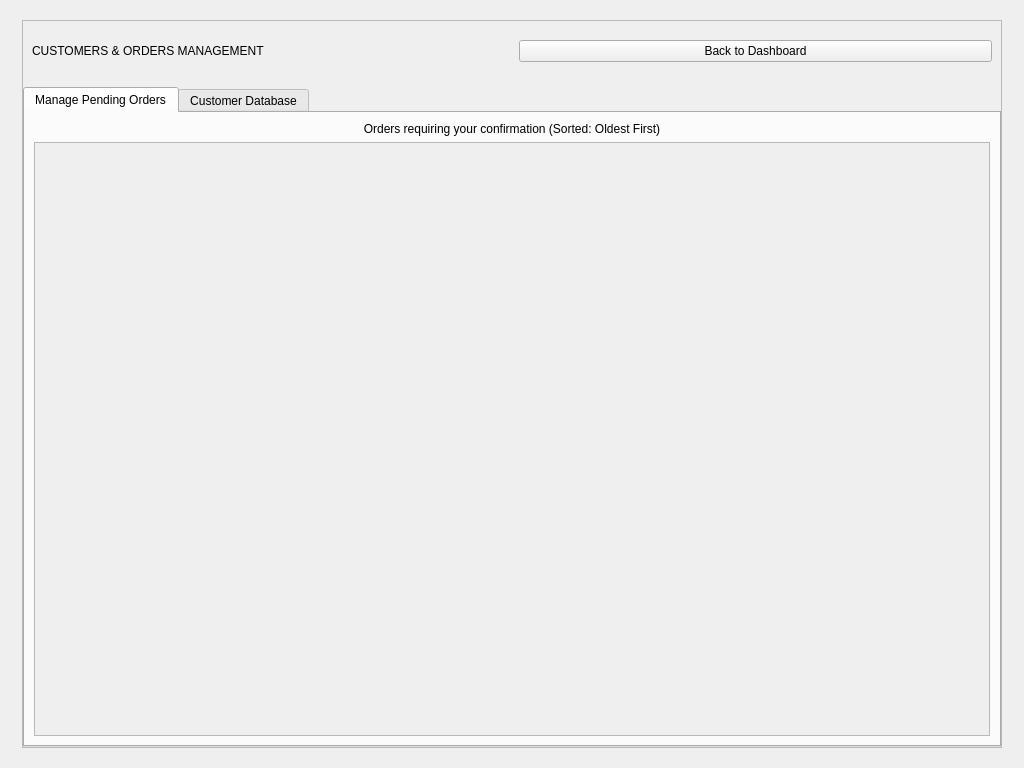
<?xml version="1.0" encoding="UTF-8"?>
<ui version="4.0">
 <class>CustomersManagementWidget</class>
 <widget class="QWidget" name="CustomersManagementWidget">
  <property name="geometry">
   <rect>
    <x>0</x>
    <y>0</y>
    <width>1024</width>
    <height>768</height>
   </rect>
  </property>
  <layout class="QVBoxLayout" name="verticalLayout_Main">
   <item>
    <widget class="QWidget" name="centerContainer" native="true">
     <layout class="QHBoxLayout" name="horizontalLayout_Center">
      <item>
       <spacer name="horizontalSpacer_L">
        <property name="orientation"><enum>Qt::Horizontal</enum></property>
        <property name="sizeHint" stdset="0"><size><width>20</width><height>20</height></size></property>
       </spacer>
      </item>
      <item>
       <widget class="QFrame" name="mainCard">
        <property name="minimumSize"><size><width>980</width><height>700</height></size></property>
        <property name="frameShape"><enum>QFrame::StyledPanel</enum></property>
        <layout class="QVBoxLayout" name="verticalLayout_Card">
         <property name="leftMargin"><number>0</number></property>
         <property name="topMargin"><number>0</number></property>
         <property name="rightMargin"><number>0</number></property>
         <property name="bottomMargin"><number>0</number></property>

         <item>
          <widget class="QWidget" name="headerWidget" native="true">
           <property name="minimumSize"><size><width>0</width><height>60</height></size></property>
           <layout class="QHBoxLayout" name="hlHeader">
            <item><widget class="QLabel" name="lblTitle"><property name="text"><string>CUSTOMERS &amp; ORDERS MANAGEMENT</string></property></widget></item>
            <item><spacer name="spHeader"><property name="orientation"><enum>Qt::Horizontal</enum></property></spacer></item>
            <item><widget class="QPushButton" name="btnBack"><property name="text"><string>Back to Dashboard</string></property></widget></item>
           </layout>
          </widget>
         </item>

         <item>
          <widget class="QTabWidget" name="tabWidget">
           <property name="currentIndex"><number>0</number></property>

           <widget class="QWidget" name="tabPending">
            <attribute name="title"><string>Manage Pending Orders</string></attribute>
            <layout class="QVBoxLayout" name="vlPending">
             <item>
              <widget class="QLabel" name="lblPendingHint">
               <property name="text"><string>Orders requiring your confirmation (Sorted: Oldest First)</string></property>
               <property name="alignment"><set>Qt::AlignCenter</set></property>
              </widget>
             </item>
             <item>
              <widget class="QScrollArea" name="scrollPending">
               <property name="widgetResizable"><bool>true</bool></property>
               <widget class="QWidget" name="scrollContentPending">
                <layout class="QVBoxLayout" name="vlScrollPending">
                 <property name="spacing"><number>15</number></property>
                </layout>
               </widget>
              </widget>
             </item>
            </layout>
           </widget>

           <widget class="QWidget" name="tabDatabase">
            <attribute name="title"><string>Customer Database</string></attribute>

            <layout class="QHBoxLayout" name="hlDatabase">

             <item>
              <widget class="QGroupBox" name="grpCustList">
               <property name="title"><string>Customer List</string></property>
               <property name="maximumSize"><size><width>400</width><height>16777215</height></size></property>
               <layout class="QVBoxLayout" name="vlCustList">
                <item><widget class="QLineEdit" name="txtSearchCust"><property name="placeholderText"><string>Search Name...</string></property></widget></item>
                <item>
                 <layout class="QHBoxLayout" name="hlSortCust">
                  <item><widget class="QLabel" name="lSort"><property name="text"><string>Sort:</string></property></widget></item>
                  <item>
                   <widget class="QComboBox" name="cboSortCust">
                    <item><property name="text"><string>Total Spent: High to Low</string></property></item>
                    <item><property name="text"><string>Total Spent: Low to High</string></property></item>
                    <item><property name="text"><string>Name: A-Z</string></property></item>
                   </widget>
                  </item>
                 </layout>
                </item>
                <item>
                 <widget class="QTableWidget" name="tblCustomers">
                  <property name="selectionBehavior"><enum>QAbstractItemView::SelectRows</enum></property>
                  <column><property name="text"><string>ID</string></property></column>
                  <column><property name="text"><string>Name</string></property></column>
                  <column><property name="text"><string>Total Spent</string></property></column>
                 </widget>
                </item>
               </layout>
              </widget>
             </item>

             <item>
              <widget class="QGroupBox" name="grpCustOrders">
               <property name="title"><string>Selected Customer Orders</string></property>
               <layout class="QVBoxLayout" name="vlCustOrders">
                <item>
                 <layout class="QHBoxLayout" name="hlSortOrder">
                  <item><widget class="QLabel" name="lblSelectedCust"><property name="text"><string>Select a customer to view orders</string></property></widget></item>
                  <item><spacer name="spOrder"><property name="orientation"><enum>Qt::Horizontal</enum></property></spacer></item>
                  <item>
                   <widget class="QComboBox" name="cboSortOrder">
                    <item><property name="text"><string>Date: Newest First</string></property></item>
                    <item><property name="text"><string>Date: Oldest First</string></property></item>
                    <item><property name="text"><string>Price: High to Low</string></property></item>
                    <item><property name="text"><string>Price: Low to High</string></property></item>
                   </widget>
                  </item>
                 </layout>
                </item>
                <item>
                 <widget class="QScrollArea" name="scrollHistory">
                  <property name="widgetResizable"><bool>true</bool></property>
                  <widget class="QWidget" name="scrollContentHistory">
                   <layout class="QVBoxLayout" name="vlScrollHistory">
                    <property name="spacing"><number>15</number></property>
                   </layout>
                  </widget>
                 </widget>
                </item>
               </layout>
              </widget>
             </item>

            </layout>
           </widget>
          </widget>
         </item>
        </layout>
       </widget>
      </item>
      <item>
       <spacer name="horizontalSpacer_R">
        <property name="orientation"><enum>Qt::Horizontal</enum></property>
        <property name="sizeHint" stdset="0"><size><width>20</width><height>20</height></size></property>
       </spacer>
      </item>
     </layout>
    </widget>
   </item>
  </layout>
 </widget>
</ui>
